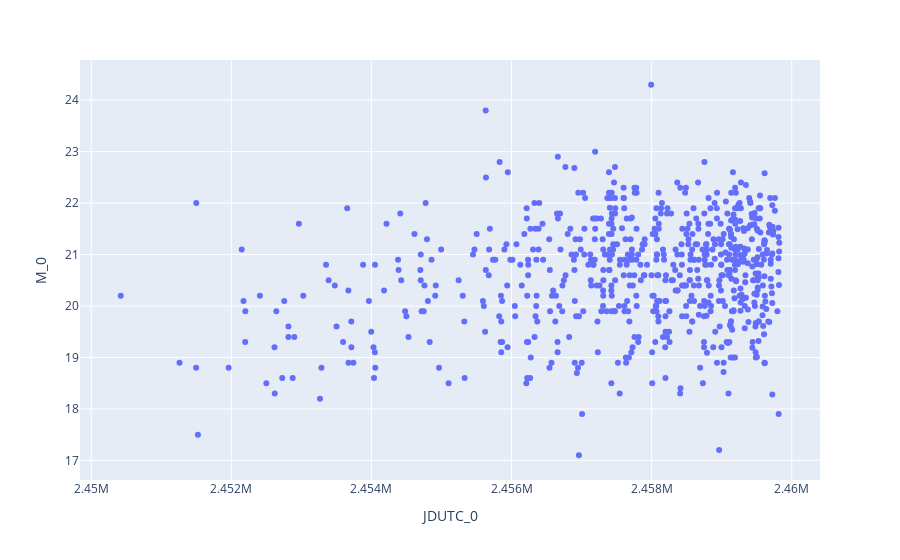

The notebook cell this image was saved under:
### Code cell
fig = px.scatter(fp, x='JDUTC_0', y='M_0')
fig.show()

### Figure 1 — Plotly figure (JSON) as saved in the notebook; plotly's stock layout.template omitted (floating-point values rounded to 4 significant figures; data arrays with more than 128 entries replaced by an {"elided": "..."} marker saying what was removed)
{"data": [{"hovertemplate": "JDUTC_0=%{x}<br>M_0=%{y}<extra></extra>", "legendgroup": "", "marker": {"color": "#636efa", "symbol": "circle"}, "mode": "markers", "name": "", "orientation": "v", "showlegend": false, "type": "scatter", "x": {"elided": "685 float values"}, "xaxis": "x", "y": {"elided": "685 float values"}, "yaxis": "y"}], "layout": {"legend": {"tracegroupgap": 0}, "margin": {"t": 60}, "xaxis": {"anchor": "y", "domain": [0, 1], "title": {"text": "JDUTC_0"}}, "yaxis": {"anchor": "x", "domain": [0, 1], "title": {"text": "M_0"}}}}
